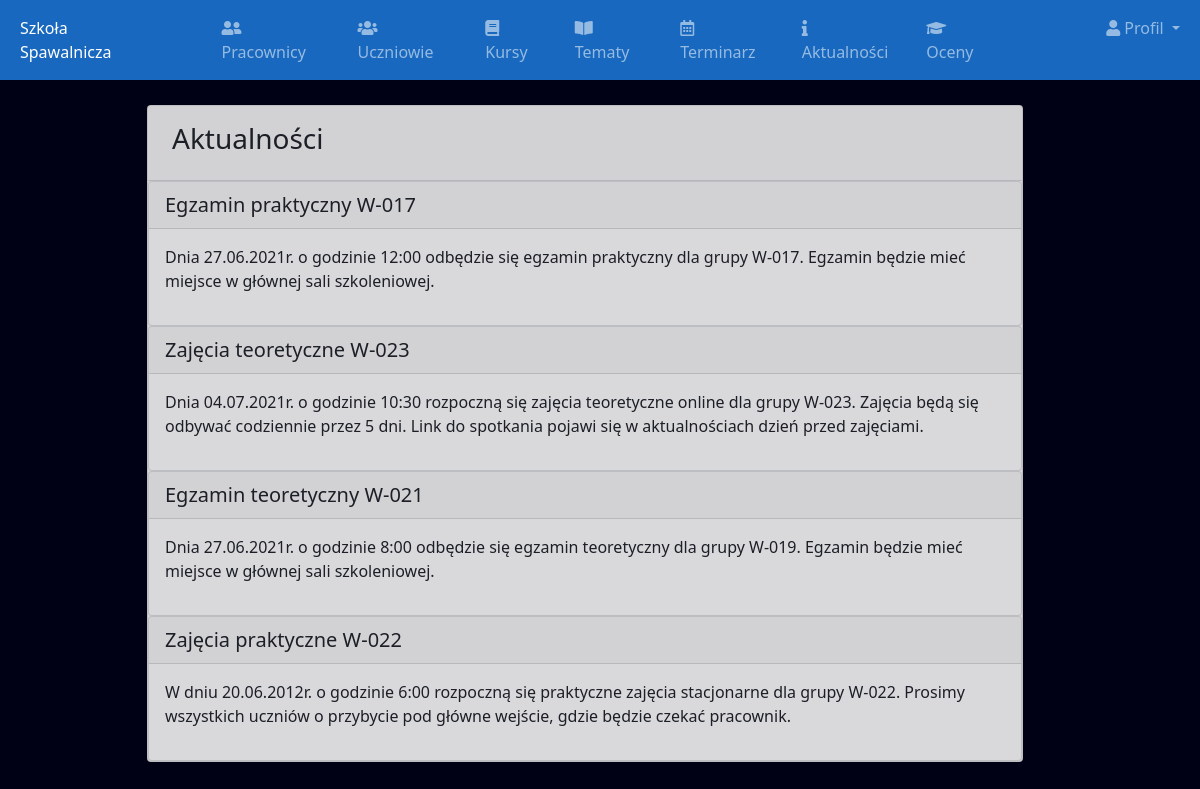
/adminhome/ (signed in), run on the app's committed database.
### school/models.py (models this page shows)
class Informations(models.Model):
    id=models.AutoField(primary_key=True)
    title=models.CharField(max_length=300)
    content=models.CharField(max_length=1000)
    created_at=models.DateTimeField(auto_now_add=True)
    updated_at=models.DateTimeField(auto_now_add=True)
    objects=models.Manager()

### school/adminviews.py (the view)
# urls.py: path('adminhome/', adminviews.adminhome, name="adminhome"),
def adminhome(request):
    info=Informations.objects.all().order_by('-created_at')
    return render(request,'school/admin/adminhome.html',{"info":info})

### school/logincheck.py (called while the page is built, shortened)
    def process_view(self,request,view_func,view_args,view_kwargs):
        modulename=view_func.__module__
        user=request.user
        if user.is_authenticated:
            if user.user_type == "1":
                if modulename == "school.adminviews":
                    pass
                elif modulename == "school.views":
                    pass
                else:
                    return HttpResponseRedirect(reverse("adminhome"))
            else:
                modulename == "school.views"
        else:
            if request.path == reverse("loginpage") or request.path == reverse("signin") or modulename == "django.contrib.auth.views" or request.path == reverse("home") or request.path == reverse("contact"):
                pass
            else:
                return HttpResponseRedirect(reverse("loginpage"))

### school/templates/school/admin/adminhome.html (shortened to what this page needs)
{% extends 'admin/adminbase.html' %}
{% block content %}
<section class="content">
    <div class="container-fluid">
        <div class="row">
            <div class="col-12">
                <div class="card">
                    <div class="card-header">
                        <div class="row">
                            <div class="col-lg-10 text-jusify-left ms-2 my-2">
                                <h3 class="card-title">Aktualności</h3>
                            </div>
                        </div>
                    </div>
                    <div class="card-body table-responsive p-0">
                        {% for info in info %}
                            <div class="card">
                                <div class="card-header">
                                    {{ info.title }}
                                </div>
                                <div class="card-body mb-3">
                                    {{ info.content}}
                                </div>
                            </div>
                        {% endfor %}
                    </div>
                </div>
            </div>
        </div>
    </div>
</section>
{% endblock %}

### school/templates/school/admin/adminbase.html (style rules this page uses)
body { background: #000115; }

### school/templates/school/admin/adminhome.html (style rules this page uses)
.content { width: 75%; top: 200px; left: 45%; transform: translate(15%, 25px); opacity: 85%; }
.card-header { font-size: 20px; }

### data on the page
Informations: title "Egzamin praktyczny W-017", content "Dnia 27.06.2021r. o godzinie 12:00 odbędzie się egzamin praktyczny dla grupy W-017. Egzamin będzie mieć miejsce w głównej sali szkoleniowej."
Informations: title "Zajęcia teoretyczne W-023", content "Dnia 04.07.2021r. o godzinie 10:30 rozpoczną się zajęcia teoretyczne online dla grupy W-023. Zajęcia będą się odbywać codziennie przez 5 dni. Link do spotkania pojawi się w aktualnościach dzień przed zajęciami."
Informations: title "Egzamin teoretyczny W-021", content "Dnia 27.06.2021r. o godzinie 8:00 odbędzie się egzamin teoretyczny dla grupy W-019. Egzamin będzie mieć miejsce w głównej sali szkoleniowej."
Informations: title "Zajęcia praktyczne W-022", content "W dniu 20.06.2012r. o godzinie 6:00 rozpoczną się praktyczne zajęcia stacjonarne dla grupy W-022. Prosimy wszystkich uczniów o przybycie pod główne wejście, gdzie będzie czekać pracownik."
